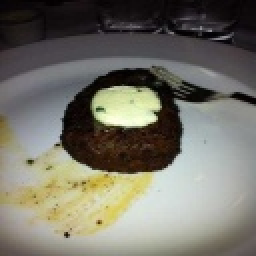
#> input picture train/non-vegetarian/1IE70T43BM8Q.jpg, 128 x 128 px (shown 2 times larger); its folder holds only this picture in this run
$ python filter_images.py
#> lines starting #> are read from the running program, lines starting #| are printed output that depends on the picture
### image_resizing.py
import os
from PIL import Image

###############################################################################
########## RESIZE IMAGES ##########
def resize_image(input_path, new_size):
    # Open the image file
#> called with input_path = 'train/non-vegetarian/1IE70T43BM8Q.jpg', new_size = (64, 64)
    original_image = Image.open(input_path)
#> original_image is the input picture: PIL image 128x128 RGB; mean R, G, B 117.1, 114.9, 104.2

    # Resize the image
    resized_image = original_image.resize(new_size)
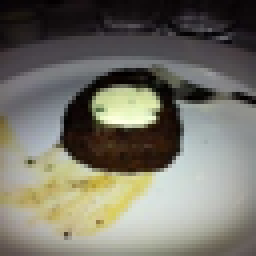
#> resized_image: PIL image 64x64 RGB (shown 4 times larger); mean R, G, B 117.1, 114.9, 104.2

    resized_image = resized_image.convert('RGB')

    # Save the resized image
    # resized_image.save(output_path)

    #Return
    return resized_image

# [24 lines of commented-out code are left out]

### mean_filter.py
import os
from PIL import Image, ImageFilter
import numpy as np
from scipy.ndimage import convolve

################################################################################
################### MEAN FILTER ############################################
def apply_mean_filter(image, kernel_size):
    # Open the image file
    # original_image = Image.open(image_path)

    # Convert the image to a NumPy array
    image_array = np.array(image)

    # Apply mean filter
    filtered_image_array = apply_mean_filter_numpy(image_array, kernel_size)

    # Convert the filtered NumPy array back to an image
    filtered_image = Image.fromarray(filtered_image_array)

    # Create the output path
    # filename = os.path.basename(image_path)
    # output_image_path = os.path.join(output_folder, filename)

    # Save the filtered image
    # filtered_image.save(output_image_path)
    return filtered_image

def apply_mean_filter_numpy(image_array, kernel_size):
#> called with kernel_size = 3
    if len(image_array.shape) == 3:  # Color image
        # Pad the image array to handle pixels at the borders
        pad_width = kernel_size // 2
        padded_image = np.pad(image_array, pad_width=((pad_width, pad_width), (pad_width, pad_width), (0, 0)), mode='constant')
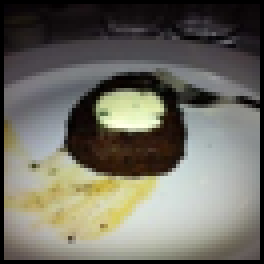
#> padded_image: shape (66, 66, 3) (shown 4 times larger); mean R, G, B 110.1, 108.1, 98

        # Define the mean filter kernel
        kernel = np.ones((kernel_size, kernel_size), dtype=np.float32) / (kernel_size ** 2)

        # Apply the mean filter separately for each channel
        filtered_image = np.zeros_like(image_array, dtype=np.float32)
        for c in range(image_array.shape[2]):
            filtered_image[:, :, c] = convolve(padded_image[:, :, c], kernel, mode='constant')[1:-1, 1:-1]
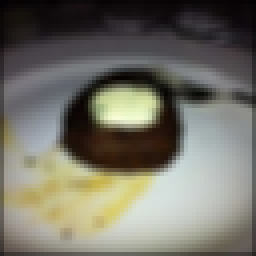
#> filtered_image: shape (64, 64, 3) float32 (shown 4 times larger); mean R, G, B 115, 112.9, 102.2

    else:  # Grayscale image
        # Pad the image array to handle pixels at the borders
        pad_width = kernel_size // 2
        padded_image = np.pad(image_array, pad_width=((pad_width, pad_width), (pad_width, pad_width)), mode='constant')

        # Define the mean filter kernel
        kernel = np.ones((kernel_size, kernel_size), dtype=np.float32) / (kernel_size ** 2)

        # Apply the mean filter
        filtered_image = convolve(padded_image, kernel, mode='constant')[1:-1, 1:-1]

    return filtered_image.astype(np.uint8)

# [21 lines of commented-out code are left out]

### gaussian_filter.py
import os
from PIL import Image
from scipy.ndimage import gaussian_filter
import numpy as np
def apply_gaussian_filter(image, sigma):
    # Open the image file
    # original_image = Image.open(image_path)

    # Convert the image to a NumPy array
    image_array = np.array(image)

    # Apply Gaussian filter
    filtered_image_array = apply_gaussian_filter_numpy(image_array, sigma)

    # Convert the filtered NumPy array back to an image
    filtered_image = Image.fromarray(filtered_image_array)

    # Create the output path
    # filename = os.path.basename(image_path)
    # output_image_path = os.path.join(output_folder, filename)

    if filtered_image.mode == 'RGBA':
        filtered_image = filtered_image.convert('RGB')

    # Save the filtered image
    # filtered_image.save(output_image_path)

    return filtered_image


def apply_gaussian_filter_numpy(image_array, sigma):
    # Apply Gaussian filter separately for each channel
#> called with sigma = 1
    filtered_image = np.zeros_like(image_array, dtype=np.float32)
    for c in range(image_array.shape[2]):
        filtered_image[:, :, c] = gaussian_filter(image_array[:, :, c], sigma)

    return filtered_image.astype(np.uint8)

# [20 lines of commented-out code are left out]

### median_filter.py
import os
from PIL import Image, ImageFilter

################################################################################
################### MEDIAN FILTER ############################################
def apply_median_filter(image):
    # Open the image file
    # original_image = Image.open(image_path)

    # Apply median filter
    filtered_image = image.filter(ImageFilter.MedianFilter())
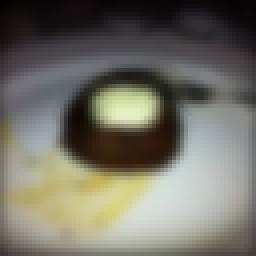
#> filtered_image: PIL image 64x64 RGB (shown 4 times larger); mean R, G, B 114, 111.9, 101.2
    return filtered_image

    # [27 lines of commented-out code are left out]

### filter_images.py
from image_resizing import resize_image
from gaussian_filter import apply_gaussian_filter
from mean_filter import apply_mean_filter
from median_filter import apply_median_filter
import os
import matplotlib.pyplot as plt


def filter_all_images(input_folder, output_folder):
    if(not os.path.isdir(output_folder)):
        os.makedirs(output_folder)

    for filename in os.listdir(input_folder):
            if filename.endswith(".jpg") or filename.endswith(".png"):
                # Read the image
                input_image_path = os.path.join(input_folder, filename)

                # Resize the image
                resizedImage = resize_image(input_image_path, (64,64))

                #Applying all the filters
                filteredImage = apply_mean_filter(resizedImage, 3) #Change Kernel if needed
                filteredImage = apply_gaussian_filter(filteredImage, 1) #Change sigma if needed
                filteredImage = apply_median_filter(filteredImage)
                output_image_path = os.path.join(output_folder, filename)

                filteredImage.save(output_image_path)

                # break #Use this to test everthing before filtering ALL images if needed


filter_all_images('train/non-vegetarian', 'train_filtered/non-vegetarian') #Change this if needed
filter_all_images('train/vegetarian', 'train_filtered/vegetarian') #Change this if needed
#> (the run stopped early here; a loop or call above may not have finished)

$ run again, on train/non-vegetarian/412.jpg
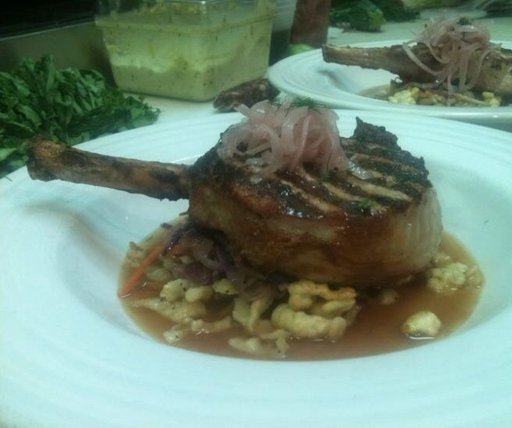
#> input picture train/non-vegetarian/412.jpg, 512 x 428 px
#> in resize_image, original_image is the input picture: PIL image 512x428 RGB; mean R, G, B 119.2, 142.6, 125.4
#> in apply_mean_filter_numpy, `padded_image = np.pad(image_array, pad_width=((pad_width, pad_width), ..`:
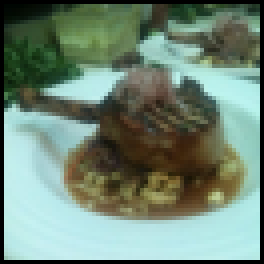
#> padded_image: shape (66, 66, 3) (shown 4 times larger); mean R, G, B 112.1, 134.1, 117.9
#> after the loop in apply_gaussian_filter_numpy, `for c in range(image_array.shape[2]):`:
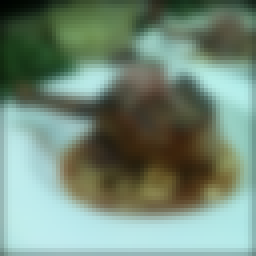
#> filtered_image: shape (64, 64, 3) float32 (shown 4 times larger); mean R, G, B 115.1, 137.8, 120.8

$ run again, on train/non-vegetarian/486.jpg
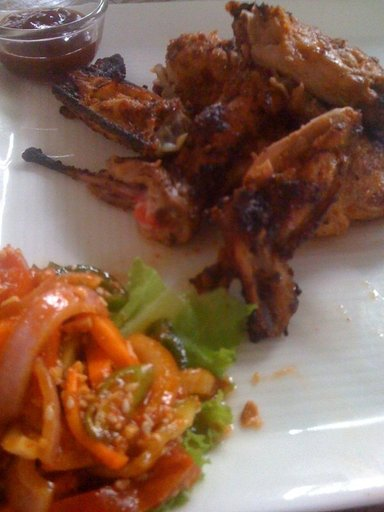
#> input picture train/non-vegetarian/486.jpg, 384 x 512 px
#> in resize_image, original_image is the input picture: PIL image 384x512 RGB; mean R, G, B 132.3, 98, 79.2
#> in apply_mean_filter_numpy, `padded_image = np.pad(image_array, pad_width=((pad_width, pad_width), ..`:
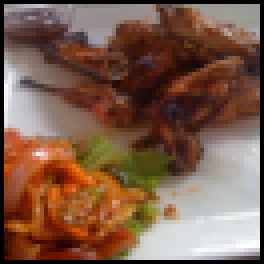
#> padded_image: shape (66, 66, 3) (shown 4 times larger); mean R, G, B 124.4, 92.2, 74.5
#> after the loop in apply_gaussian_filter_numpy, `for c in range(image_array.shape[2]):`:
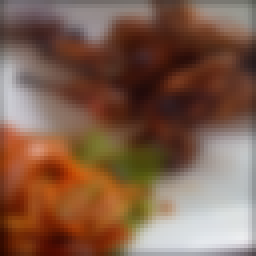
#> filtered_image: shape (64, 64, 3) float32 (shown 4 times larger); mean R, G, B 127.7, 93.9, 75.2

$ run again, on train/non-vegetarian/598.jpg
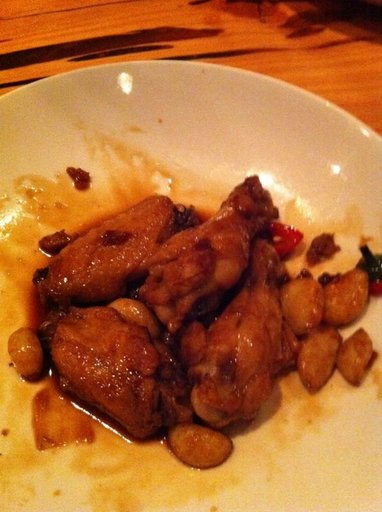
#> input picture train/non-vegetarian/598.jpg, 382 x 512 px
#> in resize_image, original_image is the input picture: PIL image 382x512 RGB; mean R, G, B 177.7, 104.5, 50.5
#> in apply_mean_filter_numpy, `padded_image = np.pad(image_array, pad_width=((pad_width, pad_width), ..`:
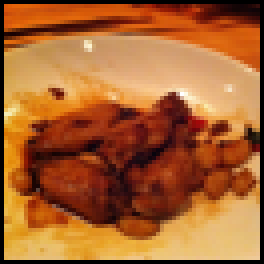
#> padded_image: shape (66, 66, 3) (shown 4 times larger); mean R, G, B 167.1, 98.2, 47.5
#> after the loop in apply_gaussian_filter_numpy, `for c in range(image_array.shape[2]):`:
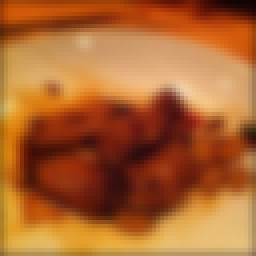
#> filtered_image: shape (64, 64, 3) float32 (shown 4 times larger); mean R, G, B 172.2, 100.3, 47.8

$ run again, on train/non-vegetarian/31.jpg
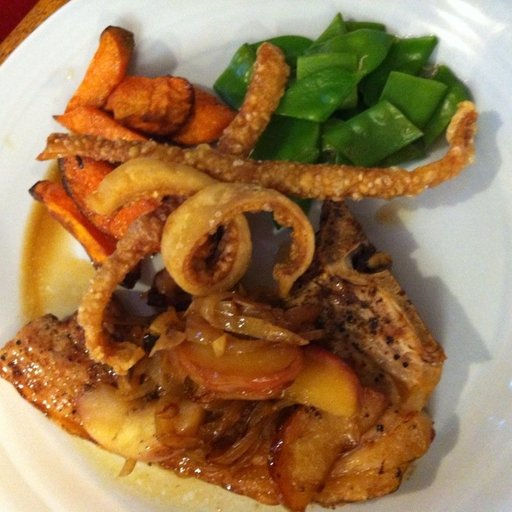
#> input picture train/non-vegetarian/31.jpg, 512 x 512 px
#> in resize_image, original_image is the input picture: PIL image 512x512 RGB; mean R, G, B 154.8, 121.2, 81.5
#> after the loop in apply_gaussian_filter_numpy, `for c in range(image_array.shape[2]):`:
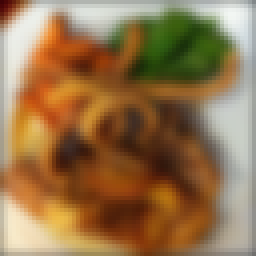
#> filtered_image: shape (64, 64, 3) float32 (shown 4 times larger); mean R, G, B 149.1, 115.7, 76.3
